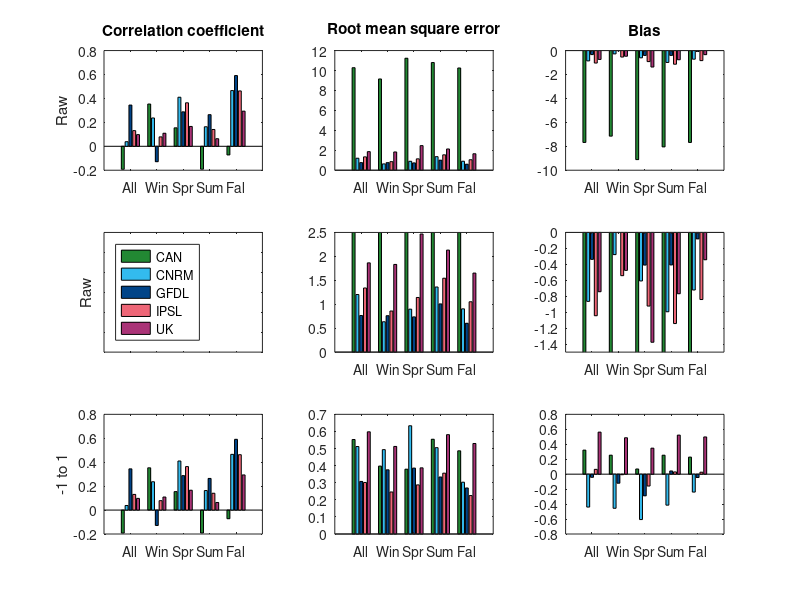
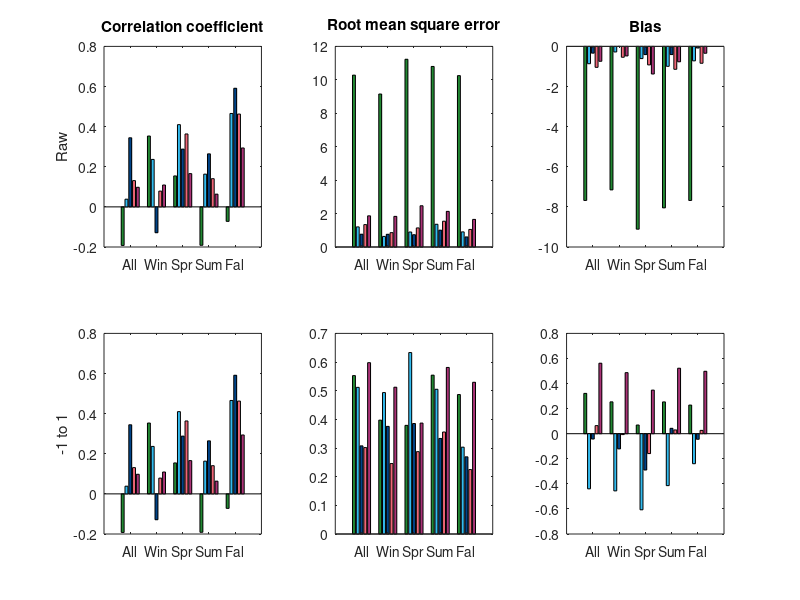

These charts were generated, in order, by the following MATLAB code:
% Calculate different skill metrics for each ESM
% log transform biomass
% uses SH shift

clear all
close all

%%
load('skill_scores_model_obsglm_clim_raw.mat')
rskill = skill;
clear skill

load('skill_scores_model_obsglm_clim_neg11.mat')
oskill = skill;
clear skill

%% Results
figp ='/Users/cpetrik/Dropbox/Princeton/Fish-MIP/CMIP6/driver_analysis/zmeso_figs/';
% cm=[0 0.7 0;...   %g
%     0 0 0.75;...  %b
%     0.5 0 1;...   %purple
%     1 0 0;...     %r
%     0.5 0 0;...   %maroon
%     0.35 0.35 0.35]; %grey
cb=[34/255 136/255 51/255;...   %green
    51/255 187/255 238/255;...  %cyan
    0/255 68/255 136/255;...    %blue
    238/255 102/255 119/255;... %red
    170/255 51/255 119/255;...  %purple
    0.333 0.333 0.333];         %grey

set(groot,'defaultAxesColorOrder',cb);

ctext = {'All','Win','Spr','Sum','Fal'};

%% Bar graphs
f1 = figure('Units','inches','Position',[1 3 7 6]);
subplot(3,3,1)
bar(squeeze(rskill(1,:,:))')
%BarPlotBreak([10,40,1000], 50, 60, 'RPatch', 0.85);
title('Correlation coefficient')
ylabel('Raw')
set(gca,'XTickLabel',ctext)
subplot(3,3,2)
bar(squeeze(rskill(2,:,:))')
title('Root mean square error')
set(gca,'XTickLabel',ctext)
subplot(3,3,3)
bar(squeeze(rskill(11,:,:))')
title('Bias')
set(gca,'XTickLabel',ctext)

subplot(3,3,4)
bar(squeeze(rskill(1,:,:))')
legend(simtext)
legend('location','west')
ylim([-5 -2])
ylabel('Raw')
set(gca,'XTickLabel',[],'YTickLabel',[])
subplot(3,3,5)
bar(squeeze(rskill(2,:,:))')
set(gca,'XTickLabel',ctext)
ylim([0 2.5])
subplot(3,3,6)
bar(squeeze(rskill(11,:,:))')
set(gca,'XTickLabel',ctext)
ylim([-1.5 0])

subplot(3,3,7)
bar(squeeze(oskill(1,:,:))')
ylabel('-1 to 1')
set(gca,'XTickLabel',ctext)
subplot(3,3,8)
bar(squeeze(oskill(2,:,:))')
set(gca,'XTickLabel',ctext)
subplot(3,3,9)
bar(squeeze(oskill(11,:,:))')
set(gca,'XTickLabel',ctext)
print('-dpng',[figp 'corr_rmse_bias_clims_200_obsglm_raw_neg11.png'])

%% Broken y
f1 = figure('Units','inches','Position',[1 3 6.5 4]);
subplot(2,3,1)
bar(squeeze(rskill(1,:,:))')
%BarPlotBreak([10,40,1000], 50, 60, 'RPatch', 0.85);
title('Correlation coefficient')
ylabel('Raw')
set(gca,'XTickLabel',ctext)
subplot(2,3,2)
bar(squeeze(rskill(2,:,:))')
title('Root mean square error')
set(gca,'XTickLabel',ctext)
subplot(2,3,3)
bar(squeeze(rskill(11,:,:))')
title('Bias')
set(gca,'XTickLabel',ctext)

subplot(2,3,4)
bar(squeeze(oskill(1,:,:))')
ylabel('-1 to 1')
set(gca,'XTickLabel',ctext)
subplot(2,3,5)
bar(squeeze(oskill(2,:,:))')
set(gca,'XTickLabel',ctext)
subplot(2,3,6)
bar(squeeze(oskill(11,:,:))')
set(gca,'XTickLabel',ctext)
print('-dpng',[figp 'corr_rmse_bias_clims_200_obsglm_raw_neg11_broken.png'])

